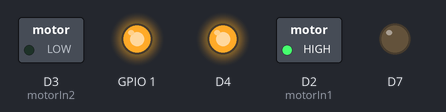
Bench run of a sketch on a simulated ESP8266 (Wemos D1 mini). Parts: switched loads named in the sketch (green lamp = pin HIGH), output pins drawn as LEDs (lit = HIGH, except the on-board LED, lit = LOW). What the sketch prints to the serial monitor is not drawn.

Above: at 1.2 s.
At 4.3 s:
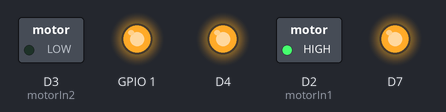
At 11.4 s:
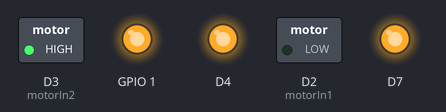
At 14.6 s:
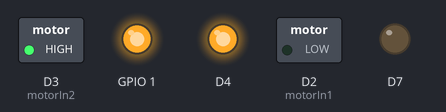
Timing chart, 0 to 19.4 s (numbered marks = the images above):
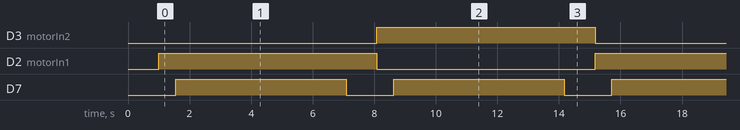

Measured:
- by itself, D3 (motorIn2), D2 (motorIn1): alternates HIGH for 7.1 s and LOW for 7.1 s
- by itself, D7: alternates HIGH for 5.5 s and LOW for 1.5 s
- by itself, everything shown: repeats every 14.2 s, in 12 steps

The sketch:

test_l298n.ino
```cpp
/*Test code for Wemos D1 R1
   Vin to 5V dc/dc out
   GND to GND dc/dc out
   D10 to pinbatteryswith PCB

   SDA to SDA0 PCB
   SCL to SCL0 PCB
   3.3V to 3.3V PCB
   GND to GND PCNB
*/
#include "INA226.h"
#include "Wire.h"

INA226 inaBat(0x40);
int motorIn1 = D2;
int motorIn2 = D3;
int motorEna = D11;


void setup() {
  delay(1000);
  Serial.begin(115200);
  Serial.println("ok");
  Serial.println("Start ESP8266 INA226");
  Wire.begin();
  if (!inaBat.begin() )
  {
    Serial.println("could not connect. Fix and Reboot");
  }
  inaBat.setMaxCurrentShunt(1, 0.002);


  pinMode(BUILTIN_LED, OUTPUT);

  pinMode(D10, OUTPUT);
  pinMode(motorIn1, OUTPUT);
  pinMode(motorIn2, OUTPUT);
  pinMode(motorEna, OUTPUT);
  digitalWrite(motorIn1, HIGH);
  digitalWrite(motorIn2, LOW);

  analogWrite(motorEna, 0);

  digitalWrite(D10, HIGH);
  Serial.println("Start PCB");
  analogWriteFreq(1000);


  /*
    for (int i = 0; i < 40; i++)
    {
     Serial.print(inaBat.getBusVoltage(), 3);
     Serial.print("          ");
     Serial.print(inaBat.getShuntVoltage_mV(), 3);
     Serial.print("          ");
     Serial.print(inaBat.getCurrent_mA(), 3);
     Serial.print("          ");
     Serial.print(inaBat.getPower_mW(), 3);
     Serial.println();
     delay(500);
    }
  */


}

void loop() {
  digitalWrite(motorIn1, HIGH);
  digitalWrite(motorIn2, LOW);
  Serial.println("Accel FW");
  for (int i = 500; i < 1024; i=i+1)
  {
    Serial.println(i);
    analogWrite(motorEna, i);
    delay(1);
  }
delay(5000);
  Serial.println("Brake FW");
  for (int i = 500; i < 1024; i=i+1)
  {
    Serial.println(1024-i);
    analogWrite(motorEna, 1024-i);
    delay(1);
  }
  analogWrite(motorEna, 0);
Serial.println("Change Dir");

delay(1000);
digitalWrite(motorIn1, LOW);
  digitalWrite(motorIn2, HIGH);
  Serial.println("Accel BW");
  for (int i = 500; i < 1024; i=i+1)
  {
    Serial.println(i);
    analogWrite(motorEna, i);
    delay(1);
  }
delay(5000);
  Serial.println("Brake BW");
  for (int i = 500; i < 1024; i=i+1)
  {
    Serial.println(1024-i);
    analogWrite(motorEna, 1024-i);
    delay(1);
  }
 analogWrite(motorEna, 0);
delay(1000);
Serial.println("Change Dir");
}
```
